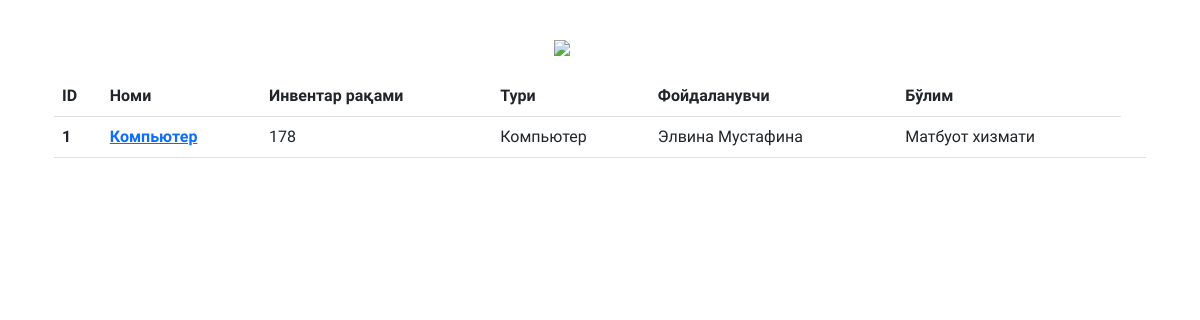
/devices/, run on an earlier commit of the app's database.
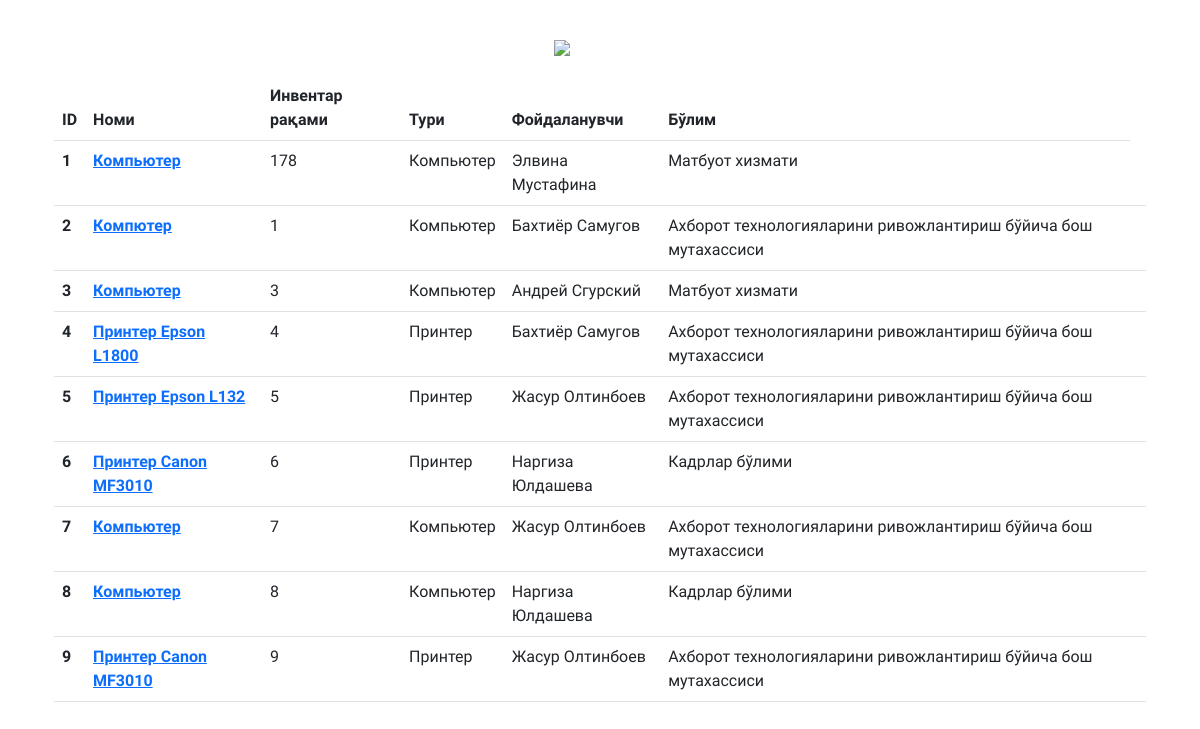
And on a later commit of the database.
### devices/models.py (models this page shows, shortened)
class Device(models.Model):
    name = models.CharField(max_length=200, verbose_name="номи")
    type = models.ForeignKey(
        Type, verbose_name="тури",
        on_delete=models.CASCADE
    )
    description = models.TextField(verbose_name="Маълумот")
    inventar = models.IntegerField(verbose_name="Инвентар рақами")
    company = models.ForeignKey(
        Company,
        verbose_name="Сотувчи корхона",
        on_delete=models.CASCADE
    )
    price = models.IntegerField(verbose_name="нархи")
    bought = models.DateField(verbose_name="сана", blank=True, null=True)
    guarranty = models.IntegerField(verbose_name="кафолат муддати")
    structure = models.ForeignKey(
        Structure,
        verbose_name="Маъсул бўлим",
        on_delete=models.CASCADE
    )
    handler = models.ForeignKey(
        Handler,
        verbose_name="Маъсул ходим",
        on_delete=models.CASCADE
    )
    document = models.FileField(upload_to='documents/', verbose_name="Хужжат юклаш (Шартнома, чек ва ҳ.к)", blank=True)
    service = models.CharField(max_length=200, verbose_name="Техник холати, хизмат кўрсатиш, алохида холатлар",)
    qr_code = models.ImageField(upload_to='qr_codes/', blank=True)
    url = models.SlugField(max_length=160, unique=True, null=True, verbose_name="Инв номер")
    class Meta:
        verbose_name = "Техника"
        verbose_name_plural = "Техникалар"

class Type(models.Model):
    name = models.CharField(max_length=200, blank=True, verbose_name="Тури")
    def __str__(self):
        return self.name
    class Meta:
        verbose_name = "Тури"
        verbose_name_plural = "Тури"

class Handler(models.Model):
    name = models.CharField(max_length=200, verbose_name="Маъсул ҳодим ФИО")
    def __str__(self):
        return self.name
    class Meta:
        verbose_name = "Маъсул ҳодим"
        verbose_name_plural = "Маъсул ҳодимлар"

class Structure(models.Model):
    name = models.CharField(max_length=200, verbose_name="Маъсул бўлим номи")
    def __str__(self):
        return self.name
    class Meta:
        verbose_name = "Маъсул бўлим"
        verbose_name_plural = "Маъсул бўлимлар"

### devices/views.py (the view)
# urls.py: path('', DeviceListView.as_view(), name='device_list'),
class DeviceListView(ListView):
    model = Device
    template_name = 'device_list.html'

### templates/device_list.html (shortened to what this page needs)
{% extends 'base.html' %}
{% block content %}
    <div class="container">
        <table class="table caption-top">
          <thead>
            <tr>
              <th scope="col">ID</th>
              <th scope="col">Номи</th>
              <th scope="col">Инвентар рақами</th>
              <th scope="col">Тури</th>
              <th scope="col">Фойдаланувчи</th>
              <th scope="col">Бўлим</th>
            </tr>
          </thead>
          <tbody>
              {% for device in object_list %}
                  <tr>
                      <th scope="row">{{ device.id }}</th>
                      <th scope="row"><a href="/devices/{{ device.url }}">{{ device.name }}</a></th>
                      <td>{{ device.inventar }}</td>
                      <td>{{ device.type }}</td>
                      <td>{{ device.handler }}</td>
                      <td>{{ device.structure }}</td>
                        <td></td>
                  </tr>
              {% endfor %}
          </tbody>
        </table>
    </div>
{% endblock content %}

### templates/base.html (shortened to what this page needs)
<!DOCTYPE html>
<html lang="en">
<head>
    <link href="https://cdn.jsdelivr.net/npm/bootstrap@5.3.0-alpha1/dist/css/bootstrap.min.css" rel="stylesheet">
</head>
<body>
    <main>
    <div class="container">
        <img src="https://avtomatik.uz/e-invent.png" style="margin-left: 32em; margin-top: 40px; margin-bottom: 20px;" width="300">
        {% block content %}
        {% endblock content %}
    </div>
    </main>
</body>
</html>

### templates/base.html (style rules this page uses)
body { font-family: 'Play', sans-serif; }

What changed in the data, as far as the page shows it:
added Device: id "2", name "Компютер", inventar "1", type "Компьютер", handler "Бахтиёр Самугов", structure "Ахборот технологияларини ривожлантириш бўйича бош мутахассиси"
added Device: id "3", name "Компьютер", inventar "3", type "Компьютер", handler "Андрей Сгурский", structure "Матбуот хизмати"
added Device: id "4", name "Принтер Epson L1800", inventar "4", type "Принтер", handler "Бахтиёр Самугов", structure "Ахборот технологияларини ривожлантириш бўйича бош мутахассиси"
added Device: id "5", name "Принтер Epson L132", inventar "5", type "Принтер", handler "Жасур Олтинбоев", structure "Ахборот технологияларини ривожлантириш бўйича бош мутахассиси"
added Device: id "6", name "Принтер Сanon MF3010", inventar "6", type "Принтер", handler "Наргиза Юлдашева", structure "Кадрлар бўлими"
added Device: id "7", name "Компьютер", inventar "7", type "Компьютер", handler "Жасур Олтинбоев", structure "Ахборот технологияларини ривожлантириш бўйича бош мутахассиси"
added Device: id "8", name "Компьютер", inventar "8", type "Компьютер", handler "Наргиза Юлдашева", structure "Кадрлар бўлими"
added Device: id "9", name "Принтер Сanon MF3010", inventar "9", type "Принтер", handler "Жасур Олтинбоев", structure "Ахборот технологияларини ривожлантириш бўйича бош мутахассиси"
